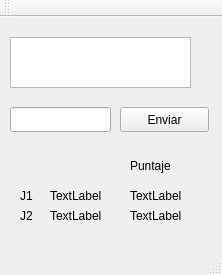
<?xml version="1.0" encoding="UTF-8"?>
<ui version="4.0">
 <class>server</class>
 <widget class="QMainWindow" name="server">
  <property name="geometry">
   <rect>
    <x>0</x>
    <y>0</y>
    <width>222</width>
    <height>275</height>
   </rect>
  </property>
  <property name="windowTitle">
   <string>server</string>
  </property>
  <property name="tabShape">
   <enum>QTabWidget::Rounded</enum>
  </property>
  <widget class="QWidget" name="centralWidget">
   <widget class="QPlainTextEdit" name="plainTextEdit">
    <property name="geometry">
     <rect>
      <x>10</x>
      <y>20</y>
      <width>181</width>
      <height>51</height>
     </rect>
    </property>
   </widget>
   <widget class="QLineEdit" name="lineEdit">
    <property name="geometry">
     <rect>
      <x>10</x>
      <y>90</y>
      <width>101</width>
      <height>25</height>
     </rect>
    </property>
   </widget>
   <widget class="QPushButton" name="send">
    <property name="geometry">
     <rect>
      <x>120</x>
      <y>90</y>
      <width>89</width>
      <height>25</height>
     </rect>
    </property>
    <property name="text">
     <string>Enviar</string>
    </property>
   </widget>
   <widget class="QLabel" name="nameP1">
    <property name="geometry">
     <rect>
      <x>50</x>
      <y>170</y>
      <width>67</width>
      <height>17</height>
     </rect>
    </property>
    <property name="text">
     <string>TextLabel</string>
    </property>
   </widget>
   <widget class="QLabel" name="nameP2">
    <property name="geometry">
     <rect>
      <x>50</x>
      <y>190</y>
      <width>67</width>
      <height>17</height>
     </rect>
    </property>
    <property name="text">
     <string>TextLabel</string>
    </property>
   </widget>
   <widget class="QLabel" name="label_3">
    <property name="geometry">
     <rect>
      <x>20</x>
      <y>170</y>
      <width>21</width>
      <height>17</height>
     </rect>
    </property>
    <property name="text">
     <string>J1</string>
    </property>
   </widget>
   <widget class="QLabel" name="label_4">
    <property name="geometry">
     <rect>
      <x>20</x>
      <y>190</y>
      <width>31</width>
      <height>17</height>
     </rect>
    </property>
    <property name="text">
     <string>J2</string>
    </property>
   </widget>
   <widget class="QLabel" name="j1_points">
    <property name="geometry">
     <rect>
      <x>130</x>
      <y>170</y>
      <width>67</width>
      <height>17</height>
     </rect>
    </property>
    <property name="text">
     <string>TextLabel</string>
    </property>
   </widget>
   <widget class="QLabel" name="j2_points">
    <property name="geometry">
     <rect>
      <x>130</x>
      <y>190</y>
      <width>67</width>
      <height>17</height>
     </rect>
    </property>
    <property name="text">
     <string>TextLabel</string>
    </property>
   </widget>
   <widget class="QLabel" name="label_7">
    <property name="geometry">
     <rect>
      <x>130</x>
      <y>140</y>
      <width>67</width>
      <height>17</height>
     </rect>
    </property>
    <property name="text">
     <string>Puntaje</string>
    </property>
   </widget>
  </widget>
  <widget class="QMenuBar" name="menuBar">
   <property name="geometry">
    <rect>
     <x>0</x>
     <y>0</y>
     <width>222</width>
     <height>22</height>
    </rect>
   </property>
  </widget>
  <widget class="QToolBar" name="mainToolBar">
   <attribute name="toolBarArea">
    <enum>TopToolBarArea</enum>
   </attribute>
   <attribute name="toolBarBreak">
    <bool>false</bool>
   </attribute>
  </widget>
  <widget class="QStatusBar" name="statusBar"/>
 </widget>
 <layoutdefault spacing="6" margin="11"/>
 <resources/>
 <connections/>
</ui>
